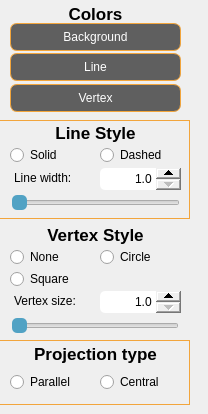
    <widget class="QWidget" name="style">
     <attribute name="title">
      <string>Style</string>
     </attribute>
     <widget class="QPushButton" name="pushButton_widgetColor">
      <property name="geometry">
       <rect>
        <x>10</x>
        <y>20</y>
        <width>171</width>
        <height>31</height>
       </rect>
      </property>
      <property name="styleSheet">
       <string notr="true">QPushButton {
    	border: 1px solid rgb(242, 165, 60);
    	background-color: rgb(95, 95, 95);
    	min-width: 70px;
	color: white;
	border-radius: 7px;
    margin-top: 3px
}
QPushButton:pressed {
    background-color: rgb(58, 57, 57);
}

QPushButton:flat {
    border: none;
}

QPushButton:default {
    border-color: navy;
}</string>
      </property>
      <property name="text">
       <string>Background</string>
      </property>
     </widget>
     <widget class="QPushButton" name="pushButton_lineColor">
      <property name="geometry">
       <rect>
        <x>10</x>
        <y>50</y>
        <width>171</width>
        <height>31</height>
       </rect>
      </property>
      <property name="styleSheet">
       <string notr="true">QPushButton {
    	border: 1px solid rgb(242, 165, 60);
    	background-color: rgb(95, 95, 95);
    	min-width: 70px;
	color: white;
	border-radius: 7px;
    margin-top: 3px
}
QPushButton:pressed {
    background-color: rgb(58, 57, 57);
}

QPushButton:flat {
    border: none;
}

QPushButton:default {
    border-color: navy;
}</string>
      </property>
      <property name="text">
       <string>Line</string>
      </property>
     </widget>
     <widget class="QPushButton" name="pushButton_vertexColor">
      <property name="geometry">
       <rect>
        <x>10</x>
        <y>81</y>
        <width>171</width>
        <height>31</height>
       </rect>
      </property>
      <property name="styleSheet">
       <string notr="true">QPushButton {
    	border: 1px solid rgb(242, 165, 60);
    	background-color: rgb(95, 95, 95);
    	min-width: 70px;
	color: white;
	border-radius: 7px;
    margin-top: 3px
}
QPushButton:pressed {
    background-color: rgb(58, 57, 57);
}

QPushButton:flat {
    border: none;
}

QPushButton:default {
    border-color: navy;
}</string>
      </property>
      <property name="text">
       <string>Vertex</string>
      </property>
     </widget>
     <widget class="QLabel" name="label_StyleBorder">
      <property name="geometry">
       <rect>
        <x>-1</x>
        <y>120</y>
        <width>191</width>
        <height>99</height>
       </rect>
      </property>
      <property name="styleSheet">
       <string notr="true">QLabel {
    border: 1px solid rgb(242, 165, 60);
}</string>
      </property>
      <property name="text">
       <string/>
      </property>
     </widget>
     <widget class="QLabel" name="label_Colors">
      <property name="geometry">
       <rect>
        <x>0</x>
        <y>4</y>
        <width>191</width>
        <height>20</height>
       </rect>
      </property>
      <property name="font">
       <font>
        <pointsize>13</pointsize>
        <weight>75</weight>
        <bold>true</bold>
       </font>
      </property>
      <property name="styleSheet">
       <string notr="true">QRadioButton {
	color: black;
}</string>
      </property>
      <property name="text">
       <string>Colors</string>
      </property>
      <property name="alignment">
       <set>Qt::AlignCenter</set>
      </property>
     </widget>
     <widget class="QLabel" name="label_Lines">
      <property name="geometry">
       <rect>
        <x>0</x>
        <y>123</y>
        <width>191</width>
        <height>20</height>
       </rect>
      </property>
      <property name="font">
       <font>
        <pointsize>13</pointsize>
        <weight>75</weight>
        <bold>true</bold>
       </font>
      </property>
      <property name="styleSheet">
       <string notr="true">QRadioButton {
	color: black;
}</string>
      </property>
      <property name="text">
       <string>Line Style</string>
      </property>
      <property name="alignment">
       <set>Qt::AlignCenter</set>
      </property>
     </widget>
     <widget class="QDoubleSpinBox" name="doubleSpinBox_LineSize">
      <property name="geometry">
       <rect>
        <x>100</x>
        <y>168</y>
        <width>81</width>
        <height>22</height>
       </rect>
      </property>
      <property name="styleSheet">
       <string notr="true">QDoubleSpinBox
{
    border-style: none;
    border-radius: 5px
}
QDoubleSpinBox::down-button{
    width: 25
}
QDoubleSpinBox::up-button{
    width: 25
}</string>
      </property>
      <property name="alignment">
       <set>Qt::AlignRight|Qt::AlignTrailing|Qt::AlignVCenter</set>
      </property>
      <property name="decimals">
       <number>1</number>
      </property>
      <property name="minimum">
       <double>1.000000000000000</double>
      </property>
     </widget>
     <widget class="QRadioButton" name="radioButton_LineSolid">
      <property name="geometry">
       <rect>
        <x>10</x>
        <y>145</y>
        <width>99</width>
        <height>20</height>
       </rect>
      </property>
      <property name="styleSheet">
       <string notr="true">QRadioButton {
	color: black;
}</string>
      </property>
      <property name="text">
       <string>Solid</string>
      </property>
      <attribute name="buttonGroup">
       <string notr="true">buttonGroup_Line</string>
      </attribute>
     </widget>
     <widget class="QRadioButton" name="radioButton_LineDashed">
      <property name="geometry">
       <rect>
        <x>100</x>
        <y>145</y>
        <width>89</width>
        <height>20</height>
       </rect>
      </property>
      <property name="styleSheet">
       <string notr="true">QRadioButton {
	color: black;
}</string>
      </property>
      <property name="text">
       <string>Dashed</string>
      </property>
      <attribute name="buttonGroup">
       <string notr="true">buttonGroup_Line</string>
      </attribute>
     </widget>
     <widget class="QLabel" name="label_Vertexes">
      <property name="geometry">
       <rect>
        <x>0</x>
        <y>225</y>
        <width>191</width>
        <height>20</height>
       </rect>
      </property>
      <property name="font">
       <font>
        <pointsize>13</pointsize>
        <weight>75</weight>
        <bold>true</bold>
       </font>
      </property>
      <property name="styleSheet">
       <string notr="true">QRadioButton {
	color: black;
}</string>
      </property>
      <property name="text">
       <string>Vertex Style</string>
      </property>
      <property name="alignment">
       <set>Qt::AlignCenter</set>
      </property>
     </widget>
     <widget class="QRadioButton" name="radioButton_VertexNone">
      <property name="geometry">
       <rect>
        <x>10</x>
        <y>247</y>
        <width>99</width>
        <height>20</height>
       </rect>
      </property>
      <property name="styleSheet">
       <string notr="true">QRadioButton {
	color: black;
}</string>
      </property>
      <property name="text">
       <string>None</string>
      </property>
      <attribute name="buttonGroup">
       <string notr="true">buttonGroup_Vertex</string>
      </attribute>
     </widget>
     <widget class="QRadioButton" name="radioButton_VertexCircle">
      <property name="geometry">
       <rect>
        <x>100</x>
        <y>247</y>
        <width>99</width>
        <height>20</height>
       </rect>
      </property>
      <property name="styleSheet">
       <string notr="true">QRadioButton {
	color: black;
}</string>
      </property>
      <property name="text">
       <string>Circle</string>
      </property>
      <attribute name="buttonGroup">
       <string notr="true">buttonGroup_Vertex</string>
      </attribute>
     </widget>
     <widget class="QRadioButton" name="radioButton_VertexSquare">
      <property name="geometry">
       <rect>
        <x>10</x>
        <y>269</y>
        <width>89</width>
        <height>20</height>
       </rect>
      </property>
      <property name="styleSheet">
       <string notr="true">QRadioButton {
	color: black;
}</string>
      </property>
      <property name="text">
       <string>Square</string>
      </property>
      <attribute name="buttonGroup">
       <string notr="true">buttonGroup_Vertex</string>
      </attribute>
     </widget>
     <widget class="QDoubleSpinBox" name="doubleSpinBox_VertexSize">
      <property name="geometry">
       <rect>
        <x>100</x>
        <y>291</y>
        <width>81</width>
        <height>22</height>
       </rect>
      </property>
      <property name="styleSheet">
       <string notr="true">QDoubleSpinBox
{
    border-style: none;
    border-radius: 5px
}
QDoubleSpinBox::down-button{
    width: 25
}
QDoubleSpinBox::up-button{
    width: 25
}</string>
      </property>
      <property name="alignment">
       <set>Qt::AlignRight|Qt::AlignTrailing|Qt::AlignVCenter</set>
      </property>
      <property name="decimals">
       <number>1</number>
      </property>
      <property name="minimum">
       <double>1.000000000000000</double>
      </property>
     </widget>
     <widget class="QLabel" name="label_StyleBorder_2">
      <property name="geometry">
       <rect>
        <x>-1</x>
        <y>340</y>
        <width>191</width>
        <height>65</height>
       </rect>
      </property>
      <property name="styleSheet">
       <string notr="true">QLabel {
    border: 1px solid rgb(242, 165, 60);
}</string>
      </property>
      <property name="text">
       <string/>
      </property>
     </widget>
     <widget class="QLabel" name="label_Projection">
      <property name="geometry">
       <rect>
        <x>0</x>
        <y>344</y>
        <width>191</width>
        <height>20</height>
       </rect>
      </property>
      <property name="font">
       <font>
        <pointsize>13</pointsize>
        <weight>75</weight>
        <bold>true</bold>
       </font>
      </property>
      <property name="styleSheet">
       <string notr="true">QRadioButton {
	color: black;
}</string>
      </property>
      <property name="text">
       <string>Projection type</string>
      </property>
      <property name="alignment">
       <set>Qt::AlignCenter</set>
      </property>
     </widget>
     <widget class="QRadioButton" name="radioButton_Parallel">
      <property name="geometry">
       <rect>
        <x>10</x>
        <y>372</y>
        <width>81</width>
        <height>20</height>
       </rect>
      </property>
      <property name="styleSheet">
       <string notr="true">QRadioButton {
	color: black;
}</string>
      </property>
      <property name="text">
       <string>Parallel</string>
      </property>
      <attribute name="buttonGroup">
       <string notr="true">buttonGroup_Projection</string>
      </attribute>
     </widget>
     <widget class="QRadioButton" name="radioButton_Central">
      <property name="geometry">
       <rect>
        <x>100</x>
        <y>372</y>
        <width>81</width>
        <height>20</height>
       </rect>
      </property>
      <property name="styleSheet">
       <string notr="true">QRadioButton {
	color: black;
}</string>
      </property>
      <property name="text">
       <string>Central</string>
      </property>
      <attribute name="buttonGroup">
       <string notr="true">buttonGroup_Projection</string>
      </attribute>
     </widget>
     <widget class="QLabel" name="label_VertexSize">
      <property name="geometry">
       <rect>
        <x>14</x>
        <y>291</y>
        <width>81</width>
        <height>20</height>
       </rect>
      </property>
      <property name="styleSheet">
       <string notr="true">QRadioButton {
	color: black;
}</string>
      </property>
      <property name="text">
       <string>Vertex size:</string>
      </property>
     </widget>
     <widget class="QLabel" name="label_VertexSize_2">
      <property name="geometry">
       <rect>
        <x>14</x>
        <y>168</y>
        <width>81</width>
        <height>20</height>
       </rect>
      </property>
      <property name="styleSheet">
       <string notr="true">QRadioButton {
	color: black;
}</string>
      </property>
      <property name="text">
       <string>Line width:</string>
      </property>
     </widget>
     <widget class="QSlider" name="horizontalSlider_VertexSize">
      <property name="geometry">
       <rect>
        <x>12</x>
        <y>313</y>
        <width>167</width>
        <height>25</height>
       </rect>
      </property>
      <property name="styleSheet">
       <string notr="true">QSlider::handle:horizontal { 
	background-color: #51a2c4; 
	width: 50px; 
	height: 50px; 
	border-radius: 5px; 
}</string>
      </property>
      <property name="minimum">
       <number>1</number>
      </property>
      <property name="maximum">
       <number>100</number>
      </property>
      <property name="orientation">
       <enum>Qt::Horizontal</enum>
      </property>
     </widget>
     <widget class="QSlider" name="horizontalSlider_LineSize">
      <property name="geometry">
       <rect>
        <x>12</x>
        <y>190</y>
        <width>168</width>
        <height>25</height>
       </rect>
      </property>
      <property name="autoFillBackground">
       <bool>false</bool>
      </property>
      <property name="styleSheet">
       <string notr="true">QSlider::handle:horizontal { 
	background-color: #51a2c4; 
	width: 50px; 
	height: 50px; 
	border-radius: 5px; 
}</string>
      </property>
      <property name="minimum">
       <number>1</number>
      </property>
      <property name="maximum">
       <number>100</number>
      </property>
      <property name="sliderPosition">
       <number>1</number>
      </property>
      <property name="orientation">
       <enum>Qt::Horizontal</enum>
      </property>
      <property name="tickPosition">
       <enum>QSlider::NoTicks</enum>
      </property>
     </widget>
    </widget>
